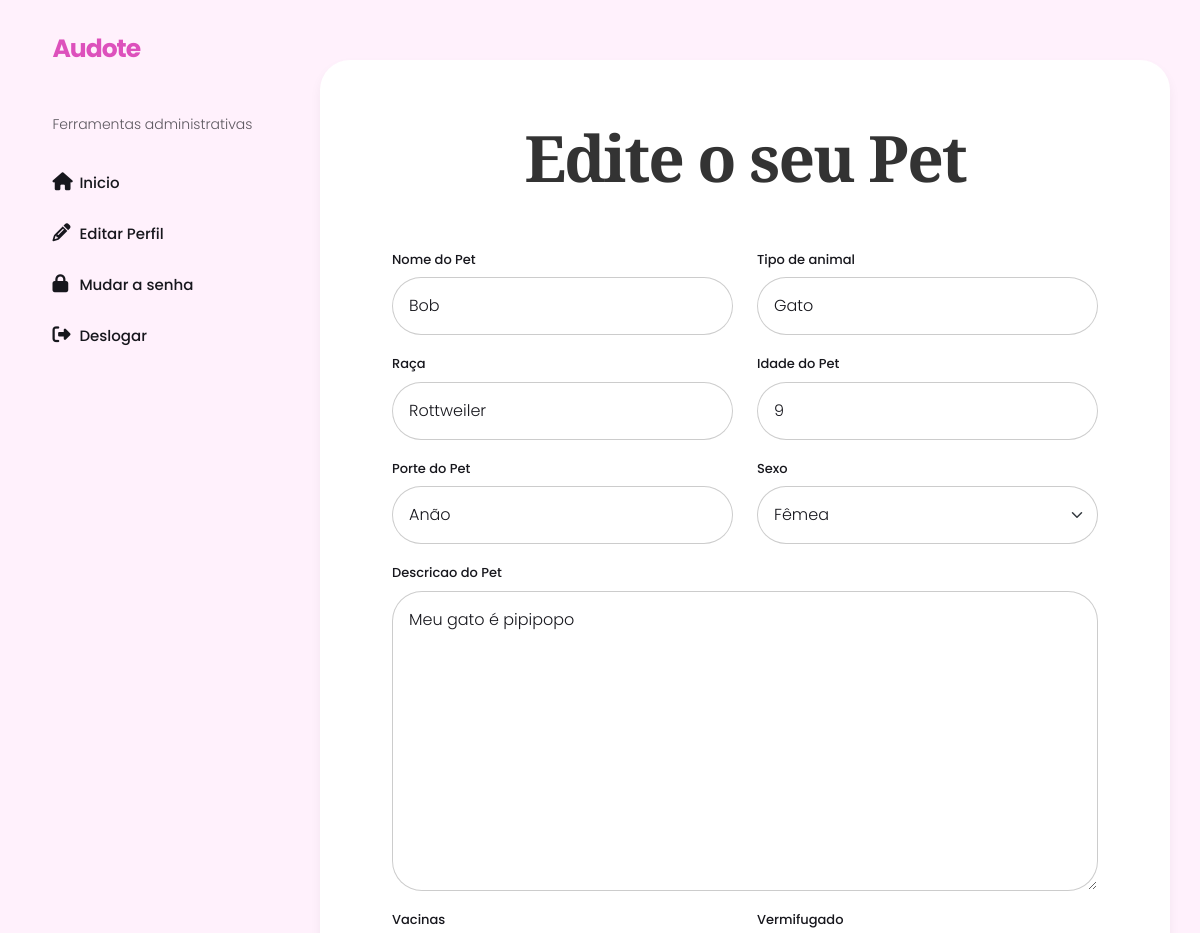
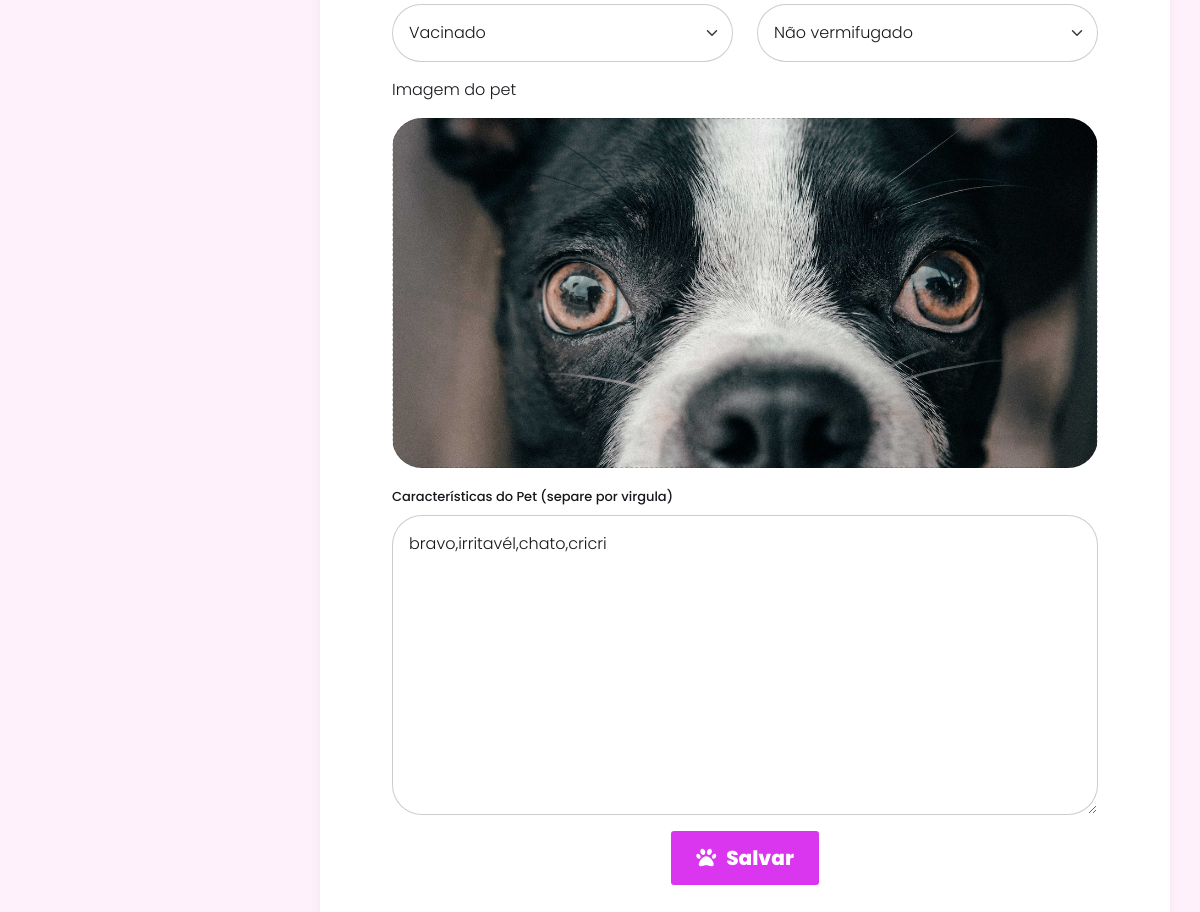
The app's page /editarpets.php?idPet=8 with its own data (2 pictures, top to bottom).
### tables this page shows
CREATE TABLE IF NOT EXISTS `pets` (
  `idPet` int NOT NULL AUTO_INCREMENT,
  `nomePet` varchar(75) DEFAULT NULL,
  `tipoAnimal` varchar(75) DEFAULT NULL,
  `raca` varchar(75) DEFAULT NULL,
  `idadePet` int DEFAULT NULL,
  `porte` varchar(75) DEFAULT NULL,
  `sexo` varchar(50) DEFAULT NULL,
  `descricao` varchar(255) DEFAULT NULL,
  `vacinas` varchar(75) DEFAULT NULL,
  `vermifugado` varchar(75) DEFAULT NULL,
  `imagemPet` varchar(225) DEFAULT NULL,
  `caracteristicas` varchar(400) NOT NULL,
  `idUsuario` int NOT NULL,
  PRIMARY KEY (`idPet`)
);

### editarpets.php (the view, shortened to what this page needs)
<?php
include('config.php');
$idPet = $_GET["idPet"];
$pet = $pdo->prepare("select * from pets WHERE idPet = $idPet");
$pet->execute();
$petlinha = $pet->fetch(PDO::FETCH_BOTH)
    ?>
<!doctype html>
<html lang="en" class="audote-root">
<head>
    <link rel="stylesheet" href="https://cdn.jsdelivr.net/npm/bootstrap@5.3.0-alpha3/dist/css/bootstrap.min.css" />
    <link rel="stylesheet" href="src/style/pgprincipal.css" />
    <link rel="stylesheet" href="style-inicio.css">
</head>
<body style="background-color: var(--MainColorLight);">
    <div class="dashboard-side-panel d-none d-lg-block">
        <div class="logo">
            <a href="index.php"><span style="color: var(--MainColor)">Audote</span></a>
        </div>
        <nav class="mt-3 mt-lg-4 d-flex justify-content-between flex-column pb-100">
            <div class="dashboard-side-label">Ferramentas administrativas</div>
            <ul class="list-unstyled">
                <li><a href="index.php"><span class="fa fa-home"></span>Inicio</a></li>
                <li><a href="perfil.php"><span class="fa fa-pencil"></span>Editar Perfil</a></li>
                <li><a href="mudarSenha.php"><span class="fa fa-lock"></span>Mudar a senha</a></li>
                <li><a href="logout.php"><span class="fa-solid fa-right-from-bracket"></span>Deslogar</a></li>
            </ul>
        </nav>
    </div>
    <div class="dashboard-content">
        <div class="dashboard-content-header">
        </div>
        <div class="dashboard-content-details">
            <section id="editarForm">
                <form action="editarPet.php" method="POST" class="container cadastrar-pet" enctype="multipart/form-data">
                    <h1 class="text-center h1">Edite o seu Pet</h1>
                    <div class="row">
                        <div class="mb-3 col-md-6">
                            <label for="nomePet" class="form-label">Nome do Pet</label>
                            <input required type="text" value="<?php echo $petlinha[1]; ?>" name="nomePet" id="nomePet"
                                class="form-control" />
                        </div>
                        <div class="mb-3 col-md-6">
                            <label for="tipoAnimal" class="form-label">Tipo de animal</label>
                            <input required type="text" value="<?php echo $petlinha[2]; ?>" name="tipoAnimal"
                                id="tipoAnimal" class="form-control" />
                        </div>
                    </div>
                    <div class="row">
                        <div class="mb-3 col-md-6">
                            <label for="raca" class="form-label">Raça</label>
                            <input required type="text" value="<?php echo $petlinha['raca']; ?>" name="raca" id="raca"
                                class="form-control" />
                        </div>
                        <div class="mb-3 col-md-6">
                            <label for="idadePet" class="form-label">Idade do Pet</label>
                            <input required type="number" value="<?php echo $petlinha['idadePet']; ?>" name="idadePet"
                                id="idadePet" class="form-control" />
                        </div>
                    </div>
                    <div class="row">
                        <div class="mb-3 col-md-6">
                            <label for="porte" class="form-label">Porte do Pet</label>
                            <input required type="text" value="<?php echo $petlinha['porte']; ?>" name="porte"
                                id="porte" class="form-control" />
                        </div>
                        <div class="mb-3 col-md-6">
                            <label for="sexo" class="form-label">Sexo</label>
                            <select class="form-select" id="sexo" name="sexo" required>
                                <option selected value="<?php echo $petlinha['sexo']; ?>"><?php echo $petlinha['sexo']; ?>
                                </option>
                            </select>
                        </div>
                    </div>
                    <div class="mb-3">
                        <label for="descricao" class="form-label">Descricao do Pet</label>
                        <textarea name="descricao" id="descricao" cols="30" rows="10"
                            value="Insira aqui a descrição/história do seu Pet" required class="form-control"
                            maxlength="255"><?php echo $petlinha['descricao']; ?></textarea>
                    </div>
                    <div class="row">
                        <div class="mb-3 col-md-6">
                            <label for="vacinas" class="form-label">Vacinas</label>
                            <select class="form-select" id="vacinas" name="vacinas" required>
                                <option selected value="<?php echo $petlinha['vacinas']; ?>"><?php echo $petlinha['vacinas']; ?>
                                </option>
                            </select>
                        </div>
                        <div class="mb-3 col-md-6">
                            <label for="vermifugado" class="form-label">Vermifugado</label>
                            <select class="form-select" id="vermifugado" name="vermifugado" required>
                                <option selected value="<?php echo $petlinha['vermifugado']; ?>"><?php echo $petlinha['vermifugado']; ?></option>
                            </select>
                        </div>
                    </div>
                    <div class="col-xxl-6">
                        <div class="company-cover mb-3">
                            <p>Imagem do pet</p>
                            <label for="company-cover-choose-file" class="cover"
                                style="background-position: center;background-image: url('<?php echo $petlinha['imagemPet'] ?>')"></label>
                        </div>
                    </div>
                    <div class="mb-3">
                        <label for="caracteristicas" class="form-label">Características do Pet (separe por
                            virgula)</label>
                        <textarea name="caracteristicas" id="caracteristicas" cols="30" rows="10" required
                            class="form-control" maxlength="255"><?php echo $petlinha['caracteristicas']; ?></textarea>
                    </div>
                    <div class="d-flex justify-content-center">
                        <button type="submit" class="botao"> <i class="fa-solid fa-paw"></i> Salvar</button>
                    </div>
                </form>
            </section>
        </div>
    </div>
</body>
</html>

### src/style/pgprincipal.css (style rules this page uses)
.audote-root { --HoverTransition: 300ms cubic-bezier(0.215, 0.61, 0.355, 1); --HoverOpacity: 0.6; --TextColor: #17171D; --MainColor: #dd51bc; --MainColorTransparent: #dd51bc2f; --MainColorDark: #74155e; --MainColorLight: #fff1fc; --SecondaryColor: #fff0d9; --SecondaryColorLight: #FFF8EC; --LightGrayColor: #dedede; }
body { font-family: 'Poppins', "Segoe UI", "Helvetica Neue", Arial, "Noto Sans", sans-serif, "Apple Color Emoji", "Segoe UI Emoji", "Segoe UI Symbol", "Noto Color Emoji"; color: var(--TextColor); font-weight: 300; font-feature-settings: 'kern'; -moz-font-feature-settings: 'kern'; -webkit-font-smoothing: antialiased; -moz-osx-font-smoothing: grayscale; }
a { color: var(--MainColor); text-decoration: none; }
.cover { background-size: cover; background-position: 0 -700px; background-repeat: no-repeat; }
@media (max-width: 1300px) { .cover { background-size: cover; background-position: center center; background-repeat: no-repeat; } }
.pb-100 { padding-bottom: 100px; }
.logo>a { color: var(--TextColor); text-decoration: none; font-size: 25px; font-weight: 700; letter-spacing: -1px; transition: var(--HoverTransition); transition-property: opacity; }
.dashboard-side-panel { position: fixed; width: 320px; top: 0; left: 0; bottom: 0; overflow-y: auto; padding: 30px; }
.dashboard-side-panel .logo { margin-left: 1.4rem; }
.dashboard-side-panel nav > ul > li > a, .nav-mobile-container.is-dashboard .nav-mobile > ul > li > a { padding: 1rem 1.4rem; border-radius: 30px; color: var(--TextColor); font-weight: 500; display: block; text-decoration: none; transition: var(--HoverTransition); transition-property: color, opacity; font-size: 15px; line-height: 18px; }
.dashboard-side-panel nav > ul > li > a span:not(.badge), .nav-mobile-container.is-dashboard .nav-mobile > ul > li > a span:not(.badge) { width: 27px; font-size: 18px; }
.dashboard-side-label, .nav-mobile-container.is-dashboard .nav-mobile .dropdown-header { padding: 1.4rem; font-size: 14px; opacity: .7; }
.dashboard-content { margin-left: 320px; }
.dashboard-content-header { padding: 30px; }
.dashboard-content-details { background-color: #fff; border-radius: 30px; margin-right: 30px; box-shadow: 0px 6px 12px rgba(0,0,0,0.05); padding: 60px; min-height: calc(100vh - 184px); }
.dashboard-content-details h1 { font-size: 38px; letter-spacing: -2px; font-weight: 700; }
.dashboard-content-details form .form-label { font-size: 13px; font-weight: 500; }
.dashboard-content-details form .form-control, .dashboard-content-details form .form-select { border: 1px solid rgba(0,0,0,.2); font-weight: 300; color: var(--TextColor); background-color: #fff; border-radius: 30px; padding: 1rem; }
.dashboard-content-details form .company-cover, .dashboard-content-details form .company-logo { position: relative; }
.dashboard-content-details form #company-cover-choose-file + label, .dashboard-content-details form #company-logo-choose-file + label { display: flex; border: 1px dashed rgba(0,0,0,.2); border-radius: 30px; width: 100%; height: 350px; justify-content: center; align-items: center; cursor: pointer; font-size: 13px; font-weight: 500; text-align: center; }
.dashboard-content-details form textarea { height: 300px; }
@media (min-width: 576px) { .container { max-width: 540px; } }
@media (min-width: 768px) { .container { max-width: 720px; } }
@media (min-width: 992px) { .container { max-width: 960px; } }
@media (min-width: 1200px) { .container { max-width: 1140px; } }

### records on screen
pets: nomePet "Bob", tipoAnimal "Gato", raca "Rottweiler", idadePet "9", porte "Anão", sexo "Fêmea", descricao "Meu gato é pipipopo", vacinas "Vacinado", vermifugado "Não vermifugado", imagemPet (picture), caracteristicas "bravo,irritavél,chato,cricri"
